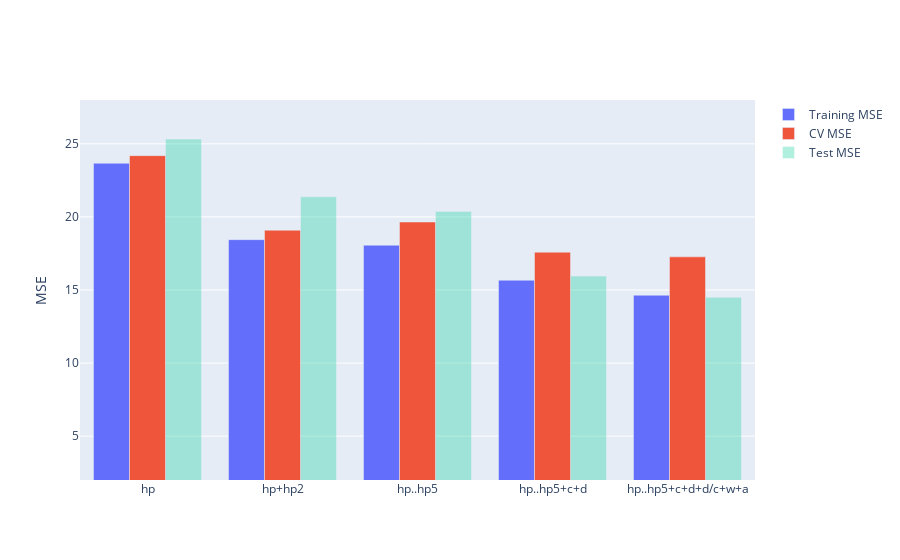

The notebook cell this image was saved under:
### Code cell
fig = compare_models(models)
fig.update_yaxes(range=[2,28], title="MSE")

### Figure 1 — Plotly figure (JSON) as saved in the notebook; plotly's stock layout.template omitted (floating-point values rounded to 4 significant figures)
{"data": [{"name": "Training MSE", "type": "bar", "x": ["hp", "hp+hp2", "hp..hp5", "hp..hp5+c+d", "hp..hp5+c+d+d/c+w+a"], "y": [23.67, 18.44, 18.06, 15.67, 14.64]}, {"name": "CV MSE", "type": "bar", "x": ["hp", "hp+hp2", "hp..hp5", "hp..hp5+c+d", "hp..hp5+c+d+d/c+w+a"], "y": [24.19, 19.09, 19.65, 17.59, 17.27]}, {"name": "Test MSE", "opacity": 0.3, "type": "bar", "x": ["hp", "hp+hp2", "hp..hp5", "hp..hp5+c+d", "hp..hp5+c+d+d/c+w+a"], "y": [25.32, 21.38, 20.38, 15.95, 14.5]}], "layout": {"autosize": true, "xaxis": {"autorange": true, "range": [-0.5, 4.5], "type": "category"}, "yaxis": {"range": [2, 28], "title": {"text": "MSE"}, "type": "linear"}}}
